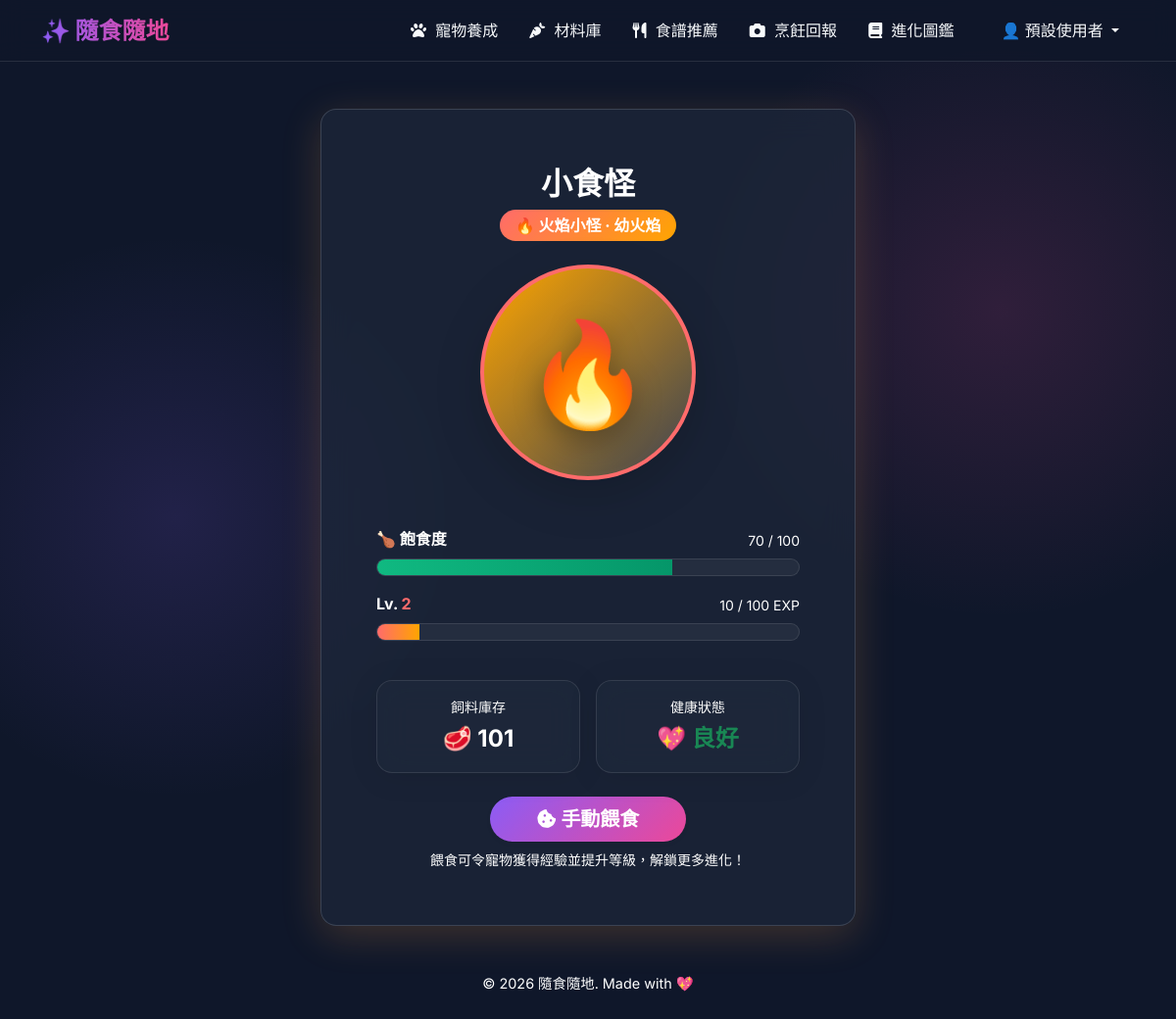
The app's page /pet/ (signed in) with its own data.
### sql_models.py (models this page shows, shortened)
class User(UserMixin, db.Model):
    __tablename__ = 'users'
    id = db.Column(db.Integer, primary_key=True)
    username = db.Column(db.String(80), unique=True, nullable=False)
    email = db.Column(db.String(120), unique=True, nullable=False)
    password_hash = db.Column(db.String(256), nullable=False)
    display_name = db.Column(db.String(80))
    cooking_count = db.Column(db.Integer, default=0)
    created_at = db.Column(db.DateTime, default=datetime.utcnow)
    pet = db.relationship('Pet', backref='user', uselist=False, cascade="all, delete-orphan")
    preference = db.relationship('UserPreference', backref='user', uselist=False, cascade="all, delete-orphan")
    allergens = db.relationship('UserAllergen', backref='user', cascade="all, delete-orphan")
    favorites = db.relationship('Collection', backref='user', cascade="all, delete-orphan")
    achievements = db.relationship('UserAchievement', backref='user', cascade="all, delete-orphan")

class Pet(db.Model):
    __tablename__ = 'user_pets'
    id = db.Column(db.Integer, primary_key=True)
    user_id = db.Column(db.Integer, db.ForeignKey('users.id', ondelete='CASCADE'), nullable=False, unique=True)
    species_id = db.Column(db.Integer, nullable=True)
    pet_name = db.Column(db.String(100), nullable=False)
    current_level = db.Column(db.Integer, default=1)
    current_exp = db.Column(db.Integer, default=0)
    current_stage_id = db.Column(db.Integer, nullable=True)
    hunger = db.Column(db.Integer, default=50)
    created_at = db.Column(db.DateTime, default=datetime.utcnow)
    updated_at = db.Column(db.DateTime, default=datetime.utcnow, onupdate=datetime.utcnow)

### tables this page shows
CREATE TABLE pet_stages (
    id               INTEGER PRIMARY KEY AUTOINCREMENT,
    species_id       INTEGER NOT NULL,
    stage_order      INTEGER,
    name             TEXT NOT NULL,
    level_required   INTEGER,
    image_path       TEXT,
    emoji            TEXT,
    description      TEXT,
    FOREIGN KEY (species_id) REFERENCES pet_species(id) ON DELETE CASCADE
);

CREATE TABLE pet_species (
    id                INTEGER PRIMARY KEY AUTOINCREMENT,
    name              TEXT NOT NULL,
    element           TEXT,
    emoji             TEXT,
    description       TEXT,
    color_primary     TEXT,
    color_secondary   TEXT
);

### app/models/feed_inventory.py (models this page shows, shortened)
class FeedInventory(db.Model):
    __tablename__ = 'feed_inventories'
    id = db.Column(db.Integer, primary_key=True, autoincrement=True)
    user_id = db.Column(db.Integer, db.ForeignKey('users.id', ondelete='CASCADE'), nullable=False)
    count = db.Column(db.Integer, default=0)
    updated_at = db.Column(db.DateTime, default=datetime.utcnow, onupdate=datetime.utcnow)
    @classmethod
    def get_by_user_id(cls, user_id):
        try:
            return cls.query.filter_by(user_id=user_id).first()
        except Exception as e:
            logging.error(f"Error getting feed inventory by user_id: {e}")
            return None

### app/routes/pet_routes.py (the view)
@pet_bp.route('/', methods=['GET'])
@login_required
def pet_index():
    user_id = current_user.id
    try:
        pet = Pet.get_by_user_id(user_id)
        if not pet:
            Pet.create(user_id, f"{current_user.display_name}的寵物")
            pet = Pet.get_by_user_id(user_id)
        inventory = FeedInventory.get_by_user_id(user_id)
        if not inventory:
            inventory = FeedInventory.create(user_id, count=0)
        return render_template('pet/index.html', pet=pet, inventory=inventory)
    except Exception as e:
        return f"發生錯誤: {str(e)}", 500

### app/database.py (called while the page is built)
def get_db_connection():
    conn = sqlite3.connect(DB_PATH)
    conn.row_factory = sqlite3.Row
    conn.execute("PRAGMA foreign_keys = ON")
    return conn

### app/models/pet.py (called while the page is built)
def map_pet_row(row):
    if not row:
        return None
    d = dict(row)
    d['name'] = d.get('pet_name')
    d['level'] = d.get('current_level', 1)
    d['exp'] = d.get('current_exp', 0)
    d['hunger'] = d.get('hunger', 50)
    from config import EXP_PER_LEVEL_MULTIPLIER
    level = d['level']
    exp_to_next = level * EXP_PER_LEVEL_MULTIPLIER
    remaining = d['exp']
    current_l = 1
    while remaining >= (current_l * EXP_PER_LEVEL_MULTIPLIER):
        remaining -= (current_l * EXP_PER_LEVEL_MULTIPLIER)
        current_l += 1
    d['exp_to_next_level'] = exp_to_next
    d['exp_remaining'] = remaining
    d['exp_progress'] = round(remaining / exp_to_next * 100, 1) if exp_to_next > 0 else 100
    return d

### app/templates/pet/index.html (shortened to what this page needs)
{% extends "base.html" %}
{% block content %}
<div class="row justify-content-center mt-4">
    <div class="col-md-8 col-lg-6 text-center">
        <div class="glass-card shadow-lg border-0"
             style="border-color: rgba(255, 255, 255, 0.15) !important;
                    box-shadow: 0 10px 40px rgba({{ 139 if not pet else (238 if pet.element == 'fire' else (0 if pet.element == 'nature' else 255)) }},
                                                 {{ 92 if not pet else (90 if pet.element == 'fire' else (184 if pet.element == 'nature' else 159)) }},
                                                 {{ 246 if not pet else (36 if pet.element == 'fire' else (148 if pet.element == 'nature' else 67)) }}, 0.2) !important;">
            <div class="card-body p-4">
                <h2 class="card-title mb-2 fw-bold text-white" id="pet-display-name">
                    {{ pet.name if pet else '尚未領養寵物' }}
                </h2>
                <div class="mb-4">
                    <span class="badge rounded-pill px-3 py-2 fs-6"
                          style="background: linear-gradient(135deg, {{ pet.color_primary if pet else '#8B5CF6' }}, {{ pet.color_secondary if pet else '#EC4899' }}); color: #fff;">
                        {{ pet.stage_emoji if pet else '🥚' }} {{ pet.species_name if pet else '小食怪' }} · {{ pet.stage_name if pet else '食怪蛋' }}
                    </span>
                </div>
                <div class="pet-image mb-5 position-relative">
                    <div id="pet-avatar-container" class="rounded-circle d-flex align-items-center justify-content-center mx-auto shadow-lg"
                         style="width: 220px; height: 220px;
                                border: 4px solid {{ pet.color_primary if pet else '#8B5CF6' }};
                                background: linear-gradient(135deg, {{ pet.color_secondary if pet else 'rgba(255,255,255,0.05)' }}, rgba(255,255,255,0.15)) !important;">
                        <span id="pet-avatar-emoji" style="font-size: 6.5rem; filter: drop-shadow(0 10px 15px rgba(0,0,0,0.3)); transition: all 0.5s cubic-bezier(0.175, 0.885, 0.32, 1.275);">
                            {{ pet.stage_emoji if pet else '🥚' }}
                        </span>
                    </div>
                </div>
                <div class="pet-status mb-4 text-start">
                    <div class="d-flex justify-content-between align-items-end mb-2">
                        <span class="fs-6 fw-bold text-white">
                            🍗 飽食度
                        </span>
                        <small class="text-muted">
                            <span id="pet-hunger">{{ pet.hunger if pet else 50 }}</span> / 100
                        </small>
                    </div>
                    <div class="progress mb-3" style="height: 18px; border-radius: 9px; background-color: rgba(255,255,255,0.05); border: 1px solid var(--glass-border);">
                        {% set hunger_percent = pet.hunger if pet else 50 %}
                        {% if hunger_percent >= 70 %}
                            {% set bar_bg = 'linear-gradient(to right, #10B981, #059669)' %}
                        {% elif hunger_percent >= 30 %}
                            {% set bar_bg = 'linear-gradient(to right, #F59E0B, #D97706)' %}
                        {% else %}
                            {% set bar_bg = 'linear-gradient(to right, #EF4444, #DC2626)' %}
                        {% endif %}
                        <div id="pet-hunger-progress" class="progress-bar progress-bar-striped progress-bar-animated" role="progressbar"
                             style="width: {{ hunger_percent }}%;
                                    background: {{ bar_bg }} !important;
                                    transition: width 0.5s cubic-bezier(0.4, 0, 0.2, 1);"
                             aria-valuenow="{{ hunger_percent }}" aria-valuemin="0" aria-valuemax="100"></div>
                    </div>
                    <div class="d-flex justify-content-between align-items-end mb-2">
                        <span class="fs-6 fw-bold text-white">
                            Lv. <span id="pet-level" style="color: {{ pet.color_primary if pet else '#EC4899' }};">{{ pet.level if pet else 1 }}</span>
                        </span>
                        <small class="text-muted">
                            <span id="pet-exp-remaining">{{ pet.exp_remaining if pet else 0 }}</span> /
                            <span id="pet-exp-needed">{{ pet.exp_to_next_level if pet else 50 }}</span> EXP
                        </small>
                    </div>
                    <div class="progress" style="height: 18px; border-radius: 9px; background-color: rgba(255,255,255,0.05); border: 1px solid var(--glass-border);">
                        {% set exp_percent = pet.exp_progress if pet else 0 %}
                        <div id="pet-progress" class="progress-bar progress-bar-striped progress-bar-animated" role="progressbar"
                             style="width: {{ exp_percent }}%;
                                    background: linear-gradient(to right, {{ pet.color_primary if pet else '#8B5CF6' }}, {{ pet.color_secondary if pet else '#EC4899' }}) !important;
                                    transition: width 0.5s cubic-bezier(0.4, 0, 0.2, 1);"
                             aria-valuenow="{{ exp_percent }}" aria-valuemin="0" aria-valuemax="100"></div>
                    </div>
                </div>
                <div class="row g-3 mb-4 mt-3">
                    <div class="col-6">
                        <div class="glass-card p-3 rounded-4 h-100 text-center" style="background: rgba(255,255,255,0.02); border-color: rgba(255, 255, 255, 0.05); padding: 1rem;">
                            <p class="text-muted mb-1 small">飼料庫存</p>
                            <p class="fs-4 fw-bold mb-0 text-white" id="feed-count">🥩 {{ inventory.count if inventory else 0 }}</p>
                        </div>
                    </div>
                    <div class="col-6">
                        <div class="glass-card p-3 rounded-4 h-100 text-center" style="background: rgba(255,255,255,0.02); border-color: rgba(255, 255, 255, 0.05); padding: 1rem;">
                            <p class="text-muted mb-1 small">健康狀態</p>
                            <p class="fs-4 fw-bold mb-0 text-success">💖 良好</p>
                        </div>
                    </div>
                </div>
                <div class="pet-actions mt-4">
                    <button id="feed-btn" class="btn btn-primary btn-lg rounded-pill px-5 shadow-sm fw-bold"
                            title="{% if not inventory or inventory.count < 1 %}飼料不足！{% elif pet and pet.hunger >= 100 %}寵物已經很飽了！{% endif %}"
                            {% if not inventory or inventory.count < 1 or (pet and pet.hunger >= 100) %}disabled{% endif %}>
                        <i class="fa-solid fa-cookie-bite"></i> 手動餵食
                    </button>
                    <div class="mt-2 text-muted small">餵食可令寵物獲得經驗並提升等級，解鎖更多進化！</div>
                </div>
            </div>
        </div>
    </div>
</div>
{% endblock %}

### app/templates/base.html (shortened to what this page needs)
<!DOCTYPE html>
<html lang="zh-TW">
<head>
    <link href="https://cdn.jsdelivr.net/npm/bootstrap@5.3.2/dist/css/bootstrap.min.css" rel="stylesheet">
    <link rel="stylesheet" href="https://cdnjs.cloudflare.com/ajax/libs/font-awesome/6.4.2/css/all.min.css">
</head>
<body>
    <nav class="navbar navbar-expand-lg sticky-top mb-5 navbar-dark">
        <div class="container">
            <a class="navbar-brand" href="{{ url_for('main.index') }}">✨ 隨食隨地</a>
            <div class="collapse navbar-collapse" id="navbarNav">
                <ul class="navbar-nav ms-auto align-items-center">
                    {% if current_user and current_user.is_authenticated %}
                        <li class="nav-item">
                            <a class="nav-link" href="{{ url_for('pet.pet_index') }}"><i class="fa-solid fa-paw"></i> 寵物養成</a>
                        </li>
                        <li class="nav-item">
                            <a class="nav-link" href="{{ url_for('ingredient.list_ingredients') }}"><i class="fa-solid fa-carrot"></i> 材料庫</a>
                        </li>
                        <li class="nav-item">
                            <a class="nav-link" href="{{ url_for('recipe.recommend') }}"><i class="fa-solid fa-utensils"></i> 食譜推薦</a>
                        </li>
                        <li class="nav-item">
                            <a class="nav-link" href="{{ url_for('cooking.report_page') }}"><i class="fa-solid fa-camera"></i> 烹飪回報</a>
                        </li>
                        <li class="nav-item">
                            <a class="nav-link" href="{{ url_for('collection.collection_index') }}"><i class="fa-solid fa-book"></i> 進化圖鑑</a>
                        </li>
                        <li class="nav-item dropdown ms-lg-3">
                            <a class="nav-link dropdown-toggle btn btn-outline-light rounded-pill px-3 py-1 mt-2 mt-lg-0 text-white" href="#" id="userDropdown" role="button" data-bs-toggle="dropdown" aria-expanded="false">
                                👤 {{ current_user.display_name }}
                            </a>
                        </li>
                    {% endif %}
                </ul>
            </div>
        </div>
    </nav>
    <main class="container mb-5">
        {% block content %}{% endblock %}
    </main>
    <footer class="text-center pb-4 text-muted" style="font-size: 0.9rem;">
        <p>&copy; 2026 隨食隨地. Made with 💖</p>
    </footer>
</body>
</html>

### app/templates/base.html (style rules this page uses)
:root { --primary-glow: #8B5CF6; --secondary-glow: #EC4899; --bg-color: #0F172A; --glass-bg: rgba(30, 41, 59, 0.7); --glass-border: rgba(255, 255, 255, 0.1); --text-main: #F8FAFC; --text-muted: #ffffff; }
.text-muted, .text-light-muted, .text-secondary, .form-text, .card-text.text-muted, small.text-muted { color: #ffffff !important; }
body { font-family: 'Inter', 'Noto Sans TC', sans-serif; background-color: var(--bg-color); color: var(--text-main); min-height: 100vh; background-image: radial-gradient(circle at 15% 50%, rgba(139, 92, 246, 0.15), transparent 25%), radial-gradient(circle at 85% 30%, rgba(236, 72, 153, 0.15), transparent 25%); background-attachment: fixed; }
h1, h2, h3, .navbar-brand { font-family: 'Outfit', 'Noto Sans TC', sans-serif; font-weight: 600; }
.navbar { background: rgba(15, 23, 42, 0.8) !important; backdrop-filter: blur(12px); -webkit-backdrop-filter: blur(12px); border-bottom: 1px solid var(--glass-border); }
.navbar-brand { background: linear-gradient(to right, #8B5CF6, #EC4899); -webkit-background-clip: text; -webkit-text-fill-color: transparent; font-size: 1.5rem; font-weight: 700; }
.nav-link { color: var(--text-main) !important; transition: color 0.3s ease; font-weight: 500; padding: 0.5rem 1rem !important; }
.nav-link i { margin-right: 5px; }
.glass-card { background: var(--glass-bg) !important; backdrop-filter: blur(16px); -webkit-backdrop-filter: blur(16px); border: 1px solid var(--glass-border) !important; border-radius: 1rem; padding: 2rem; box-shadow: 0 4px 30px rgba(0, 0, 0, 0.1); transition: transform 0.3s ease, box-shadow 0.3s ease; }
.btn-primary { background: linear-gradient(135deg, #8B5CF6, #EC4899); border: none; transition: all 0.3s ease; font-weight: 500; }
.btn-outline-light { border-color: var(--glass-border); color: var(--text-main); }

### records on screen
User: display_name "預設使用者"
Pet: pet_name "小食怪", hunger "70"
pet_stages: emoji "🔥", name "幼火焰"
pet_species: name "火焰小怪"
FeedInventory: count "101"

### other values on screen
{{ pet.level if pet else 1 }} "2"
{{ pet.exp_remaining if pet else 0 }} "10"
{{ pet.exp_to_next_level if pet else 50 }} "100"
